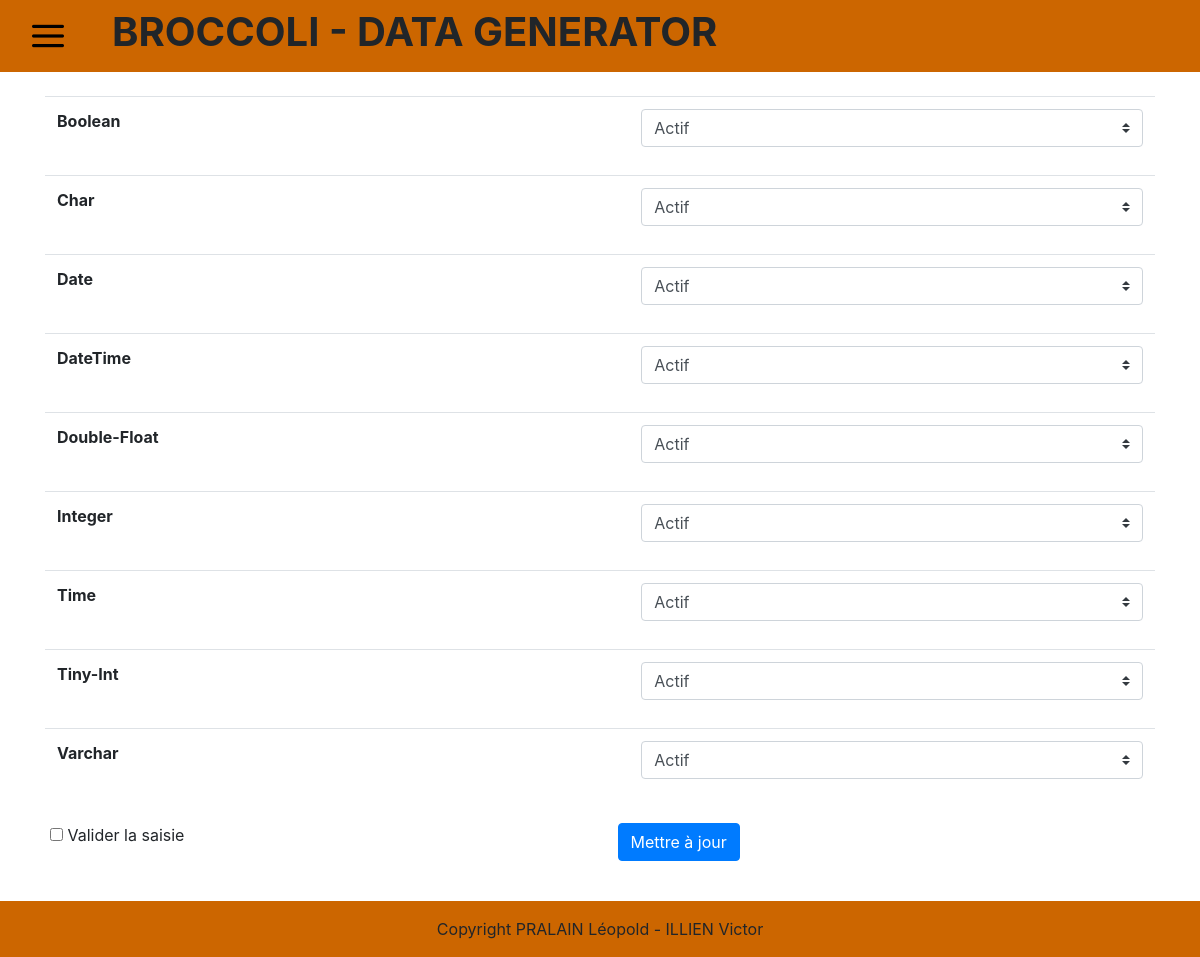
The page /back.php on the database its author committed.
### tables this page shows
CREATE TABLE type_champ(
        type_champ Varchar (512) NOT NULL ,
        actif      Bool NOT NULL
	,CONSTRAINT type_champ_PK PRIMARY KEY (type_champ)
);

### php/database.php (called while the page is built, shortened)
<?php
	function dbRequestTypeActif($db) {
		try {
			$request = 'SELECT * FROM type_champ';
			$statement = $db->prepare($request);
			$statement->execute();
			$result = $statement->fetchAll(PDO::FETCH_ASSOC);
		} catch (PDOException $exception) {
			error_log('Request error: ' .$exception->getMessage());
			return false;
		}
		return $result;
	}
 ?>

### html/back.php (the view, shortened to what this page needs)
<!DOCTYPE html>
<html lang="fr">
<head>
	<link rel="stylesheet" href="https://stackpath.bootstrapcdn.com/bootstrap/4.4.1/css/bootstrap.min.css">
</head>
<body>
	<header>
		<nav class="navbar navbar-expand-lg navbar-light" style="background-color: #CC6600;">
			<div class="collapse navbar-collapse" id="navbarSupportedContent">
				<a class="nav-link" href="#" id="navbarDropdown" role="button" data-toggle="dropdown" aria-haspopup="true"aria-expanded="true"><img src="../img/icon/Menu.png" width="50%"></a>
				<div class="text-center"><h1 style="font-weight: bold;">BROCCOLI - DATA GENERATOR</h1></div>
			</div>
		</nav>
	</header>
	<?php
		require_once("../php/database.php");
		$db = dbConnect();
		$champType = dbRequestTypeActif($db);
	?>
	<br>
	<form method="post">
		<div class="container">
			<table class="table">
				<tbody>
					<?php foreach($champType as $champ) { ?>
						<tr>
							<th scope="row"><?php echo $champ['type_champ']; ?></th>
							<td>
								<div class="input-group mb-3">
									<select class="custom-select" name= <?php echo "actif".$champ['type_champ']; ?>>
										<?php
											if ($champ['actif'] == 1) {
												echo "<option value='Actif' selected>Actif</option>"
													 ."<option value='Inactif'>Inactif</option>";
											} else {
												echo "<option value='Actif'>Actif</option>"
													."<option value='Inactif' selected>Inactif</option>";
											}
										?>
									</select>
								</div>
							</td>
						</tr>
					<?php } ?>
				</tbody>
			</table>
			<div class="row">
				<div class="form-check col">
					<input type="checkbox" name="check">
					<label class="form-check-label" for="check">Valider la saisie</label>
				</div>
				<div class="col">
					<button type="submit" class="btn btn-primary" id="maj">Mettre à jour</button>
				</div>
			</div>
		</div>
	</form>
	<br><br><br><br>
	<footer class="fixed-bottom" style="background-color: #CC6600;">
		<div class="footer-copyright py-3 text-center">
			Copyright PRALAIN Léopold - ILLIEN Victor
		</div>
	</footer>
</body>
</html>

### rows shown on the page
type_champ: type_champ "Boolean", actif+type_champ "Actif"
type_champ: type_champ "Char", actif+type_champ "Actif"
type_champ: type_champ "Date", actif+type_champ "Actif"
type_champ: type_champ "DateTime", actif+type_champ "Actif"
type_champ: type_champ "Double-Float", actif+type_champ "Actif"
type_champ: type_champ "Integer", actif+type_champ "Actif"
type_champ: type_champ "Time", actif+type_champ "Actif"
type_champ: type_champ "Tiny-Int", actif+type_champ "Actif"
type_champ: type_champ "Varchar", actif+type_champ "Actif"
